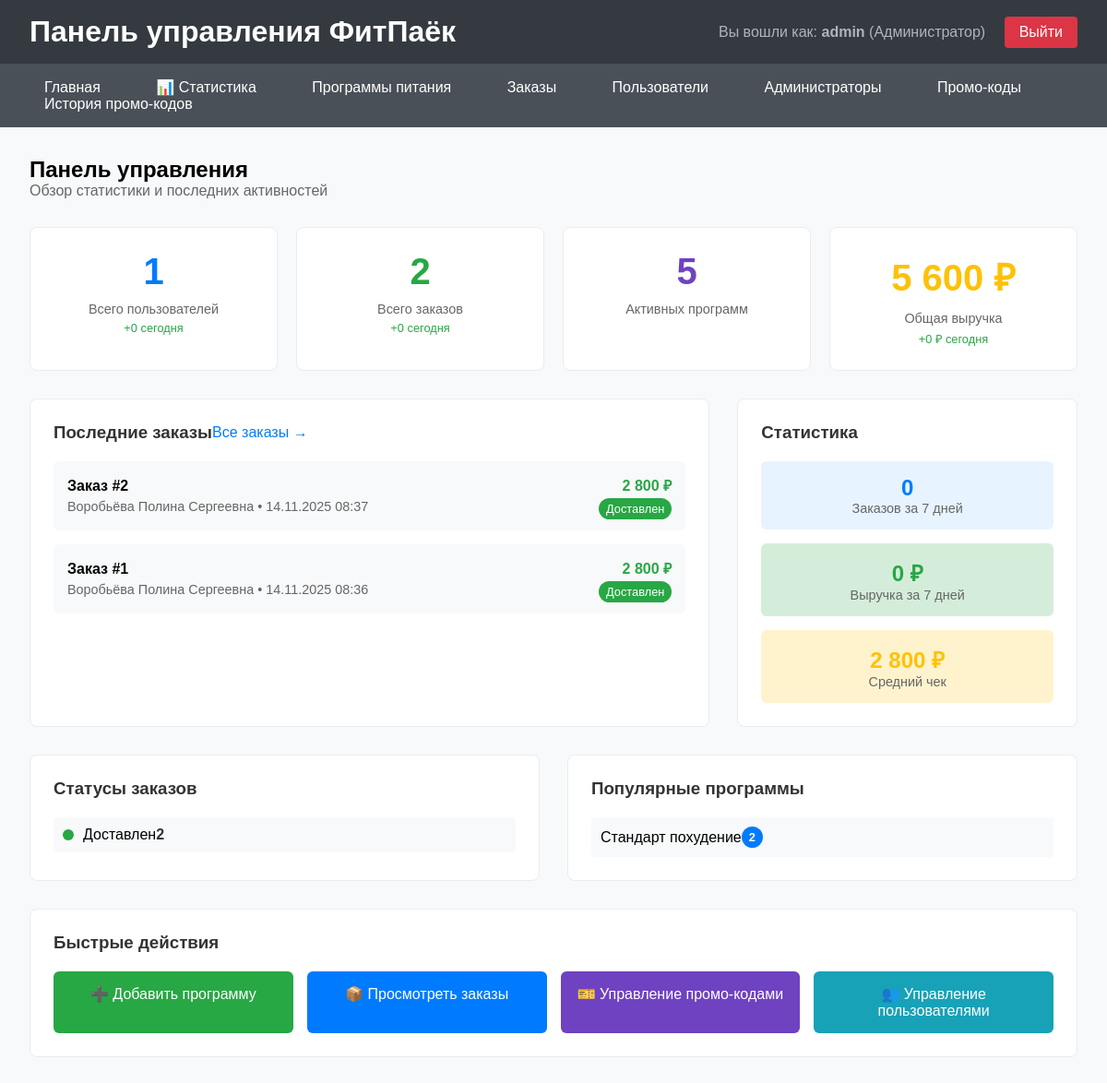
The page /admin/index.php (signed in) on the database its author committed.
### tables this page shows
CREATE TABLE `orders` (
  `id` int NOT NULL,
  `user_id` int NOT NULL,
  `total_amount` decimal(10,2) NOT NULL,
  `status` enum('pending','confirmed','preparing','delivering','delivered','cancelled') DEFAULT 'pending',
  `delivery_address` text NOT NULL,
  `delivery_date` date NOT NULL,
  `delivery_interval` varchar(100) NOT NULL,
  `customer_notes` text,
  `admin_notes` text,
  `created_at` timestamp NULL DEFAULT CURRENT_TIMESTAMP,
  `updated_at` timestamp NULL DEFAULT CURRENT_TIMESTAMP ON UPDATE CURRENT_TIMESTAMP
);

CREATE TABLE `users` (
  `id` int NOT NULL,
  `email` varchar(255) NOT NULL,
  `password_hash` varchar(255) NOT NULL,
  `name` varchar(100) NOT NULL,
  `phone` varchar(20) DEFAULT NULL,
  `delivery_address` text,
  `created_at` timestamp NULL DEFAULT CURRENT_TIMESTAMP,
  `updated_at` timestamp NULL DEFAULT CURRENT_TIMESTAMP ON UPDATE CURRENT_TIMESTAMP
);

### config.php (called while the page is built, shortened)
<?php
function e($text) {
    return htmlspecialchars($text, ENT_QUOTES, 'UTF-8');
}
?>

### admin/includes/auth_check.php (called while the page is built, shortened)
<?php
function canManageUsers() {
    return isset($_SESSION['admin_id']) && $_SESSION['admin_role'] === 'admin';
}
?>

### admin/index.php (the view, shortened to what this page needs)
<?php
require_once '../config.php';
require_once 'includes/auth_check.php';
$users_count = $pdo->query("SELECT COUNT(*) as count FROM users")->fetch()['count'];
$orders_count = $pdo->query("SELECT COUNT(*) as count FROM orders")->fetch()['count'];
$active_plans = $pdo->query("SELECT COUNT(*) as count FROM meal_plans WHERE is_active = TRUE")->fetch()['count'];
$revenue = $pdo->query("SELECT COALESCE(SUM(total_amount), 0) as revenue FROM orders WHERE status = 'delivered'")->fetch()['revenue'];
$today_users = $pdo->query("SELECT COUNT(*) as count FROM users WHERE DATE(created_at) = CURDATE()")->fetch()['count'];
$today_orders = $pdo->query("SELECT COUNT(*) as count FROM orders WHERE DATE(created_at) = CURDATE()")->fetch()['count'];
$today_revenue = $pdo->query("SELECT COALESCE(SUM(total_amount), 0) as revenue FROM orders WHERE DATE(created_at) = CURDATE() AND status = 'delivered'")->fetch()['revenue'];
$week_orders = $pdo->query("SELECT COUNT(*) as count FROM orders WHERE created_at >= DATE_SUB(NOW(), INTERVAL 7 DAY)")->fetch()['count'];
$week_revenue = $pdo->query("SELECT COALESCE(SUM(total_amount), 0) as revenue FROM orders WHERE created_at >= DATE_SUB(NOW(), INTERVAL 7 DAY) AND status = 'delivered'")->fetch()['revenue'];
$recent_orders = $pdo->query("
    SELECT o.*, u.name as user_name
    FROM orders o
    JOIN users u ON o.user_id = u.id
    ORDER BY o.created_at DESC
    LIMIT 5
")->fetchAll();
$order_statuses = $pdo->query("
    SELECT status, COUNT(*) as count
    FROM orders
    GROUP BY status
")->fetchAll();
$popular_plans = $pdo->query("
    SELECT mp.title, COUNT(oi.id) as order_count
    FROM order_items oi
    JOIN meal_plans mp ON oi.meal_plan_id = mp.id
    GROUP BY mp.id, mp.title
    ORDER BY order_count DESC
    LIMIT 5
")->fetchAll();
?>
<?php include 'includes/header.php'; ?>
<h2>Панель управления</h2>
<p style="color: #666; margin-bottom: 30px;">Обзор статистики и последних активностей</p>
<div style="display: grid; grid-template-columns: repeat(auto-fit, minmax(200px, 1fr)); gap: 20px; margin-bottom: 30px;">
    <div style="background: white; padding: 25px; border-radius: 8px; border: 1px solid #e9ecef; text-align: center;">
        <div style="font-size: 2.5rem; font-weight: bold; color: #007bff; margin-bottom: 10px;"><?php echo $users_count; ?></div>
        <div style="color: #666; font-size: 0.9rem;">Всего пользователей</div>
        <div style="color: #28a745; font-size: 0.8rem; margin-top: 5px;">+<?php echo $today_users; ?> сегодня</div>
    </div>
    <div style="background: white; padding: 25px; border-radius: 8px; border: 1px solid #e9ecef; text-align: center;">
        <div style="font-size: 2.5rem; font-weight: bold; color: #28a745; margin-bottom: 10px;"><?php echo $orders_count; ?></div>
        <div style="color: #666; font-size: 0.9rem;">Всего заказов</div>
        <div style="color: #28a745; font-size: 0.8rem; margin-top: 5px;">+<?php echo $today_orders; ?> сегодня</div>
    </div>
    <div style="background: white; padding: 25px; border-radius: 8px; border: 1px solid #e9ecef; text-align: center;">
        <div style="font-size: 2.5rem; font-weight: bold; color: #6f42c1; margin-bottom: 10px;"><?php echo $active_plans; ?></div>
        <div style="color: #666; font-size: 0.9rem;">Активных программ</div>
    </div>
    <div style="background: white; padding: 25px; border-radius: 8px; border: 1px solid #e9ecef; text-align: center;">
        <div style="font-size: 2.5rem; font-weight: bold; color: #ffc107; margin-bottom: 10px;"><?php echo number_format($revenue, 0, ',', ' '); ?> ₽</div>
        <div style="color: #666; font-size: 0.9rem;">Общая выручка</div>
        <div style="color: #28a745; font-size: 0.8rem; margin-top: 5px;">+<?php echo number_format($today_revenue, 0, ',', ' '); ?> ₽ сегодня</div>
    </div>
</div>
<div style="display: grid; grid-template-columns: 2fr 1fr; gap: 30px; margin-bottom: 30px;">
    <div style="background: white; padding: 25px; border-radius: 8px; border: 1px solid #e9ecef;">
        <div style="display: flex; justify-content: between; align-items: center; margin-bottom: 20px;">
            <h3 style="margin: 0; color: #333;">Последние заказы</h3>
            <a href="orders.php" style="color: #007bff; text-decoration: none; font-weight: 500;">Все заказы →</a>
        </div>
        <?php if (empty($recent_orders)): ?>
            <p style="color: #666; text-align: center; padding: 20px;">Заказов пока нет</p>
        <?php else: ?>
            <div style="display: grid; gap: 15px;">
                <?php foreach ($recent_orders as $order):
                    $status_labels = [
                        'pending' => ['text' => 'Ожидает', 'color' => '#ffc107'],
                        'confirmed' => ['text' => 'Подтвержден', 'color' => '#17a2b8'],
                        'preparing' => ['text' => 'Готовится', 'color' => '#007bff'],
                        'delivering' => ['text' => 'В пути', 'color' => '#6f42c1'],
                        'delivered' => ['text' => 'Доставлен', 'color' => '#28a745'],
                        'cancelled' => ['text' => 'Отменен', 'color' => '#dc3545']
                    ];
                    $status = $status_labels[$order['status']];
                ?>
                <div style="display: flex; justify-content: between; align-items: center; padding: 15px; background: #f8f9fa; border-radius: 6px;">
                    <div style="flex: 1;">
                        <div style="font-weight: bold; margin-bottom: 5px;">
                            Заказ #<?php echo $order['id']; ?>
                        </div>
                        <div style="color: #666; font-size: 0.9rem;">
                            <?php echo e($order['user_name']); ?> • <?php echo date('d.m.Y H:i', strtotime($order['created_at'])); ?>
                        </div>
                    </div>
                    <div style="text-align: right;">
                        <div style="font-weight: bold; color: #28a745; margin-bottom: 5px;">
                            <?php echo number_format($order['total_amount'], 0, ',', ' '); ?> ₽
                        </div>
                        <span style="
                            background: <?php echo $status['color']; ?>;
                            color: white;
                            padding: 4px 8px;
                            border-radius: 12px;
                            font-size: 0.8rem;
                        ">
                            <?php echo $status['text']; ?>
                        </span>
                    </div>
                </div>
                <?php endforeach; ?>
            </div>
        <?php endif; ?>
    </div>
    <div style="background: white; padding: 25px; border-radius: 8px; border: 1px solid #e9ecef;">
        <h3 style="margin-top: 0; margin-bottom: 20px; color: #333;">Статистика</h3>
        <div style="display: grid; gap: 15px;">
            <div style="text-align: center; padding: 15px; background: #e7f3ff; border-radius: 6px;">
                <div style="font-size: 1.5rem; font-weight: bold; color: #007bff;"><?php echo $week_orders; ?></div>
                <div style="color: #666; font-size: 0.9rem;">Заказов за 7 дней</div>
            </div>
            <div style="text-align: center; padding: 15px; background: #d4edda; border-radius: 6px;">
                <div style="font-size: 1.5rem; font-weight: bold; color: #28a745;"><?php echo number_format($week_revenue, 0, ',', ' '); ?> ₽</div>
                <div style="color: #666; font-size: 0.9rem;">Выручка за 7 дней</div>
            </div>
            <div style="text-align: center; padding: 15px; background: #fff3cd; border-radius: 6px;">
                <div style="font-size: 1.5rem; font-weight: bold; color: #ffc107;">
                    <?php echo $orders_count > 0 ? number_format($revenue / $orders_count, 0, ',', ' ') : '0'; ?> ₽
                </div>
                <div style="color: #666; font-size: 0.9rem;">Средний чек</div>
            </div>
        </div>
    </div>
</div>
<div style="display: grid; grid-template-columns: 1fr 1fr; gap: 30px;">
    <div style="background: white; padding: 25px; border-radius: 8px; border: 1px solid #e9ecef;">
        <h3 style="margin-top: 0; margin-bottom: 20px; color: #333;">Статусы заказов</h3>
        <?php if (empty($order_statuses)): ?>
            <p style="color: #666; text-align: center;">Нет данных</p>
        <?php else: ?>
            <div style="display: grid; gap: 10px;">
                <?php
                $status_info = [
                    'pending' => ['text' => 'Ожидает подтверждения', 'color' => '#ffc107'],
                    'confirmed' => ['text' => 'Подтвержден', 'color' => '#17a2b8'],
                    'preparing' => ['text' => 'Готовится', 'color' => '#007bff'],
                    'delivering' => ['text' => 'В пути', 'color' => '#6f42c1'],
                    'delivered' => ['text' => 'Доставлен', 'color' => '#28a745'],
                    'cancelled' => ['text' => 'Отменен', 'color' => '#dc3545']
                ];
                foreach ($order_statuses as $status):
                    $status_data = $status_info[$status['status']];
                ?>
                <div style="display: flex; justify-content: between; align-items: center; padding: 10px; background: #f8f9fa; border-radius: 4px;">
                    <div style="display: flex; align-items: center; gap: 10px;">
                        <div style="
                            width: 12px;
                            height: 12px;
                            border-radius: 50%;
                            background: <?php echo $status_data['color']; ?>;
                        "></div>
                        <span><?php echo $status_data['text']; ?></span>
                    </div>
                    <div style="font-weight: bold; color: #333;">
                        <?php echo $status['count']; ?>
                    </div>
                </div>
                <?php endforeach; ?>
            </div>
        <?php endif; ?>
    </div>
    <div style="background: white; padding: 25px; border-radius: 8px; border: 1px solid #e9ecef;">
        <h3 style="margin-top: 0; margin-bottom: 20px; color: #333;">Популярные программы</h3>
        <?php if (empty($popular_plans)): ?>
            <p style="color: #666; text-align: center;">Нет данных</p>
        <?php else: ?>
            <div style="display: grid; gap: 10px;">
                <?php foreach ($popular_plans as $plan): ?>
                <div style="display: flex; justify-content: between; align-items: center; padding: 10px; background: #f8f9fa; border-radius: 4px;">
                    <div style="font-weight: 500;">
                        <?php echo e($plan['title']); ?>
                    </div>
                    <div style="
                        background: #007bff;
                        color: white;
                        padding: 4px 8px;
                        border-radius: 12px;
                        font-size: 0.8rem;
                        font-weight: bold;
                    ">
                        <?php echo $plan['order_count']; ?>
                    </div>
                </div>
                <?php endforeach; ?>
            </div>
        <?php endif; ?>
    </div>
</div>
<div style="background: white; padding: 25px; border-radius: 8px; border: 1px solid #e9ecef; margin-top: 30px;">
    <h3 style="margin-top: 0; margin-bottom: 20px; color: #333;">Быстрые действия</h3>
    <div style="display: grid; grid-template-columns: repeat(auto-fit, minmax(200px, 1fr)); gap: 15px;">
        <a href="meal_plans.php?action=create" style="
            background: #28a745;
            color: white;
            padding: 15px;
            text-decoration: none;
            border-radius: 6px;
            text-align: center;
            font-weight: 500;
            transition: background 0.3s ease;
        " onmouseover="this.style.background='#218838'" onmouseout="this.style.background='#28a745'">
            ➕ Добавить программу
        </a>
        <a href="orders.php" style="
            background: #007bff;
            color: white;
            padding: 15px;
            text-decoration: none;
            border-radius: 6px;
            text-align: center;
            font-weight: 500;
            transition: background 0.3s ease;
        " onmouseover="this.style.background='#0056b3'" onmouseout="this.style.background='#007bff'">
            📦 Просмотреть заказы
        </a>
        <a href="promo_codes.php" style="
            background: #6f42c1;
            color: white;
            padding: 15px;
            text-decoration: none;
            border-radius: 6px;
            text-align: center;
            font-weight: 500;
            transition: background 0.3s ease;
        " onmouseover="this.style.background='#5a3790'" onmouseout="this.style.background='#6f42c1'">
            🎫 Управление промо-кодами
        </a>
        <?php if (canManageUsers()): ?>
        <a href="users.php" style="
            background: #17a2b8;
            color: white;
            padding: 15px;
            text-decoration: none;
            border-radius: 6px;
            text-align: center;
            font-weight: 500;
            transition: background 0.3s ease;
        " onmouseover="this.style.background='#138496'" onmouseout="this.style.background='#17a2b8'">
            👥 Управление пользователями
        </a>
        <?php endif; ?>
    </div>
</div>
<?php include 'includes/footer.php'; ?>

### admin/includes/header.php (style rules this page uses)
* { margin: 0; padding: 0; box-sizing: border-box; }
body { font-family: Arial, sans-serif; background: #f8f9fa; }

### rows shown on the page
orders: id "2", user.name "Воробьёва Полина Сергеевна", created_at "14.11.2025 08:37", total_amount "2 800", status "Доставлен"
orders: id "1", user.name "Воробьёва Полина Сергеевна", created_at "14.11.2025 08:36", total_amount "2 800", status "Доставлен"

### other values the page prints
$_SESSION['admin_username'] "admin"
$_SESSION['admin_role'] === 'admin' ? 'Администратор' : 'Менеджер' "Администратор"
$users_count "1"
$today_users "0"
$orders_count "2"
$today_orders "0"
$active_plans "5"
$revenue "5 600"
$today_revenue "0"
$week_orders "0"
$week_revenue "0"
$revenue / $orders_count "2 800"
$status_data['text'] "Доставлен"
$status['count'] "2"
$plan['title'] "Стандарт похудение"
